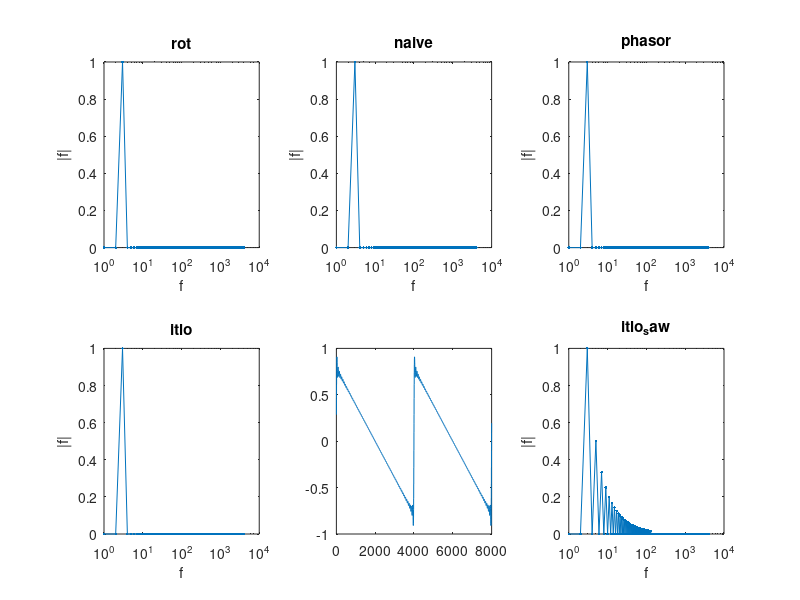

Here is the MATLAB script that generated this plot:
% sampling rate
fs = 8*10^3;
f  = 2;
phi = 0;
dur = 1;
order = 64;

function freqs = freqs(fs, wave)
  len = length(wave);
  if (mod(len, 2) == 0)
      t = (-len/2)+1 : len/2;
  else
      t = -floor(len/2) : floor(len/2);
  end
  freqs = t * fs/len;
endfunction

function spectrum = spectrum(wave)
  spectrum = fftshift(
    abs(fft(wave))
  );
  % normalize
  spectrum /= max(spectrum);
endfunction

function spectrum_plot(fs, wave, plot_title)
  frq = freqs(fs, wave);
  spc = spectrum(wave);
  semilogx(frq, spc, ".-");
  title(plot_title);
  xlabel('f');
  ylabel('|f|');
endfunction

% generate 1s of sine waves
function wave = naive(f,fs,phi,dur)
  w = 2*pi*f/fs;
  wave = zeros(1,fs*dur);
  for i = 1:fs*dur
      wave(i) = sin(phi);
      phi += w;
  endfor
endfunction

function wave = rot(f, fs, phi, dur)
  w = 2*pi*f/fs;
  wave = zeros(1, fs*dur);
  v = [cos(phi); sin(phi)];
  R = [cos(w), -sin(w); sin(w), cos(w)];
  for i = 1:fs*dur
    v = R*v;
    wave(i) = v(2);
  endfor
endfunction

function wave = phasor(f, fs, phi, dur)
  w = 2*pi*f/fs;
  a = 2*cos(w);
  wave = zeros(1, fs*dur);
  phasor = phi;
  wave(1) = sin(phasor);
  phasor += w;
  wave(2) = sin(phasor);
  for i = 3:fs*dur
    wave(i) = a*wave(i-1)-wave(i-2);
  endfor
endfunction

function table = create_sine_table(len, phi)
  % use specific table length, not the sampling frequency
  w = 2*pi/len;
  table = arrayfun(@sin, (1:len)*w);
endfunction

function table = create_saw_table(len, phi, ord)
  w = 2*pi/len;
  table = zeros(1, len);
  for i = 1:len
    table(i) = 1/2 * sum(arrayfun(@(k) sin(k*(w+phi)*i)/k,[1:ord]));
  endfor
endfunction

% interpolated table lookup
function wave = itlo(f, fs, phi, dur, table)
  len = length(table);
  wave = zeros(1, fs*dur);
  w = f*len/fs;
  for i = 1:fs*dur
    % octave table indices start at 1
    idx = w*i;
    j = mod(floor(idx), len) + 1;
    k = mod(ceil(idx), len) + 1;
    wave(i) = (table(k) + table(j))/2;
  endfor
endfunction

naive_wave = naive(f,fs,phi,dur);
rot_wave = rot(f,fs,phi,dur); rot_err = abs(sum(rot_wave - naive_wave));
phasor_wave = phasor(f,fs,phi,dur); phasor_err = abs(sum(phasor_wave - naive_wave));
sine_table = create_sine_table(1024,phi);
itlo_wave  = itlo(f,fs,phi,dur,sine_table); itlo_err = abs(sum(itlo_wave - naive_wave));
saw_table = create_saw_table(1024,phi,order);
itlo_saw_wave = itlo(f,fs,phi,dur,saw_table);

subplot(2,3,1);
spectrum_plot(fs, rot_wave, 'rot');

subplot(2,3,2);
spectrum_plot(fs, naive_wave, 'naive');

subplot(2,3,3);
spectrum_plot(fs, phasor_wave, 'phasor');

subplot(2,3,4);
spectrum_plot(fs, itlo_wave, 'itlo');

subplot(2,3,5);
plot(itlo_saw_wave);
subplot(2,3,6);
spectrum_plot(fs, itlo_saw_wave, 'itlo_saw');

disp("Rotation Matrix error: ");disp(rot_err);
disp("Phasor error: ");disp(phasor_err);
disp("Interpolated Table-Lookup error: ");disp(itlo_err);